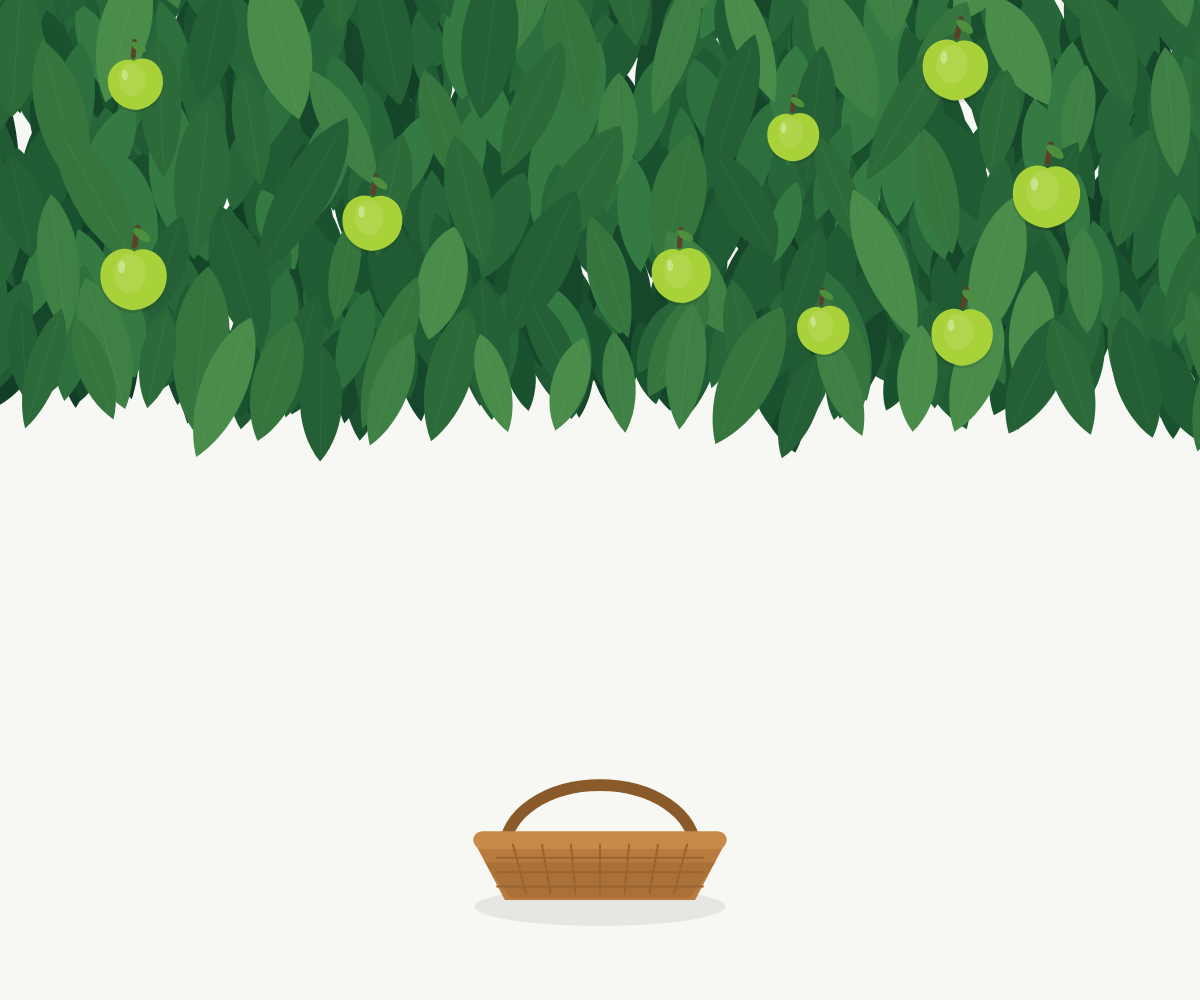
Frame 1 (no input)
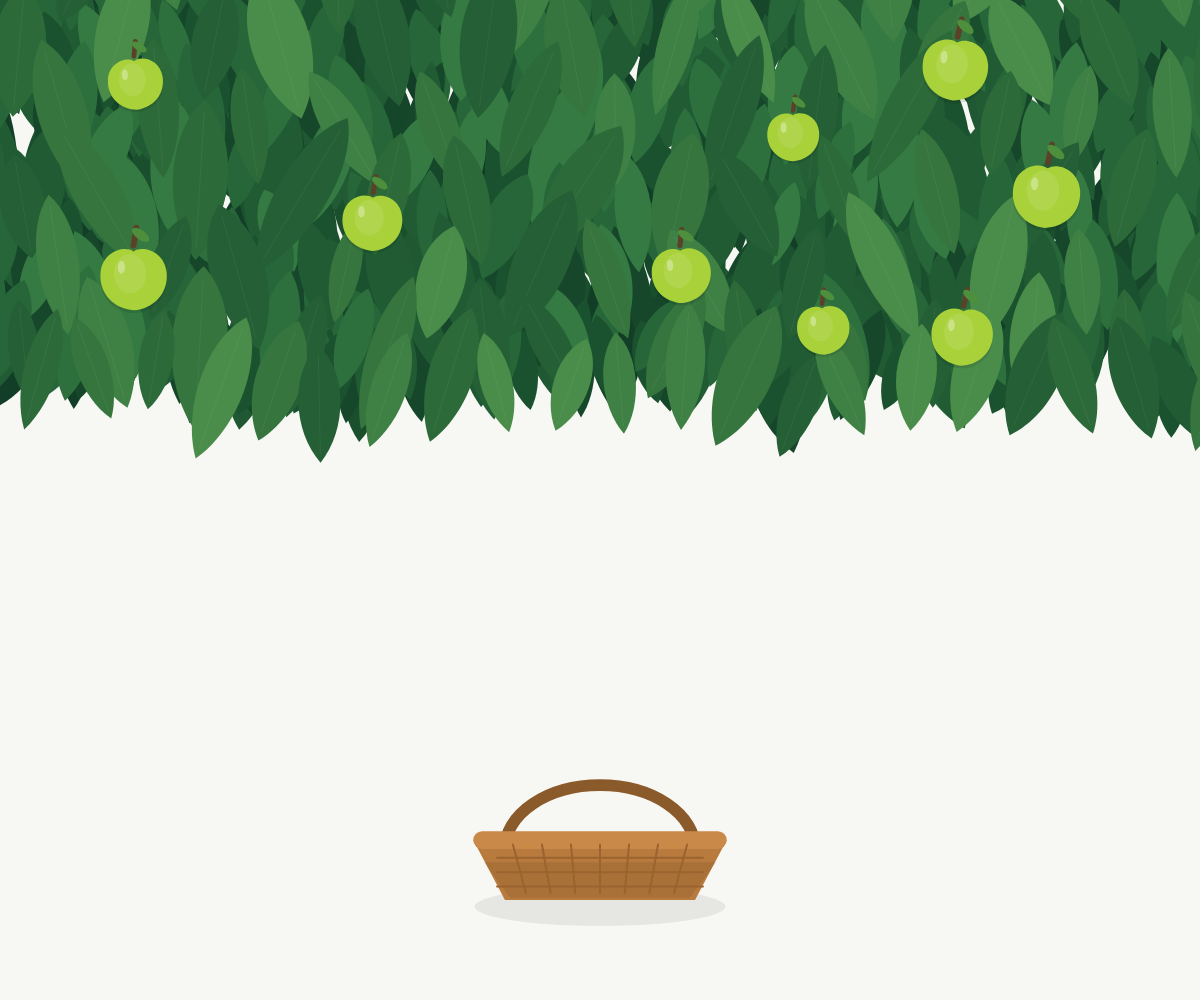
Frame 60 (no input)
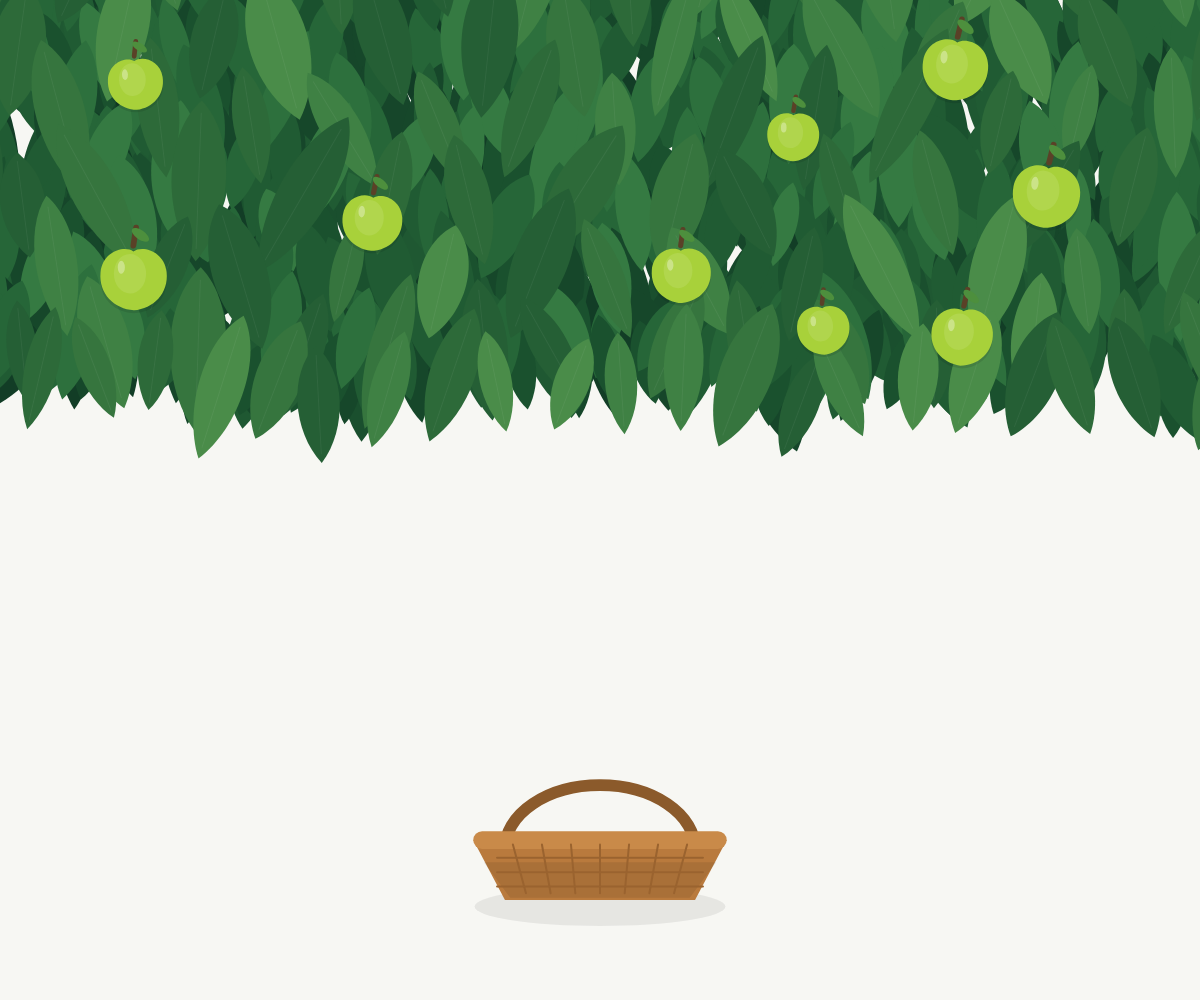
Frame 120 (the mouse pressed at the canvas centre since frame 60)

The p5.js sketch that drew these frames (run headless with seeded random() and noise() and a simulated clock; from frame 60 on, the mouse is pressed at the canvas centre):

// p5.js sketch
// ── sketch.js
let baseLeaves = [];
let fillLeaves = [];
let midLeaves = [];
let frontLeaves = [];
let edgePoints = [];

let apples = [];
let worms = [];
let messages = [];
let sparkleParticles = [];

const bgColor = "#F7F7F3";

// -------------------------------------------------
// 시간
// -------------------------------------------------

const GREEN_TIME = 3000; // 풋사과 → 빨간사과
const RED_SAFE_TIME = 7000; // 빨간사과가 된 뒤 벌레 나오기 전 시간

const TARGET_APPLE_COUNT = 9;

// -------------------------------------------------
// 잎 색
// -------------------------------------------------

const basePalette = ["#123D26", "#16462A", "#1A4F2E", "#1F5832"];

const fillPalette = ["#16472A", "#1A512E", "#205B33", "#266638"];

const midPalette = ["#205B33", "#266638", "#2D703D", "#357A42"];

const frontPalette = ["#255F35", "#2D6A39", "#36753E", "#3F8144", "#4A8C49"];

// =================================================
// SETUP
// =================================================

function setup() {
  createCanvas(windowWidth, windowHeight);

  noStroke();

  generateScene();
}

// =================================================
// DRAW
// =================================================

function draw() {
  background(bgColor);

  // --------------------------------
  // 나무
  // --------------------------------

  drawLeaves(baseLeaves, false);

  drawLeaves(fillLeaves, false);

  drawLeaves(midLeaves, false);

  drawLeaves(frontLeaves, true);

  // --------------------------------
  // 인터랙션
  // --------------------------------

  updateApples();

  updateWorms();

  // --------------------------------
  // 벌레
  // --------------------------------

  drawWorms();

  // --------------------------------
  // 사과
  // --------------------------------

  updateParticles();

  drawParticles();

  drawApples();

  // --------------------------------
  // 바구니
  // --------------------------------

  drawBasket();

  // --------------------------------
  // 메시지
  // --------------------------------

  drawMessages();
}

// =================================================
// RESIZE
// =================================================

function windowResized() {
  resizeCanvas(windowWidth, windowHeight);

  generateScene();
}

// =================================================
// 전체 생성
// =================================================

function generateScene() {
  baseLeaves = [];
  fillLeaves = [];
  midLeaves = [];
  frontLeaves = [];
  edgePoints = [];

  apples = [];
  worms = [];
  messages = [];
  sparkleParticles = [];

  generateEdge();

  createBaseLeaves();
  createFillLeaves();
  createMidLeaves();
  createFrontLeaves();

  createApples();
}

// =================================================
// 나무 아래 경계
// =================================================

function generateEdge() {
  let step = 64;

  let currentY = height * 0.4;

  for (let x = -100; x <= width + 100; x += step) {
    currentY += random(-8, 8);

    currentY = constrain(currentY, height * 0.34, height * 0.46);

    let extraDrop = 0;

    if (random() < 0.22) {
      extraDrop = random(16, 42);
    }

    edgePoints.push({
      x: x,

      y: currentY + extraDrop,
    });
  }
}

function getEdgeY(x) {
  if (edgePoints.length === 0) {
    return height * 0.4;
  }

  for (let i = 0; i < edgePoints.length - 1; i++) {
    let a = edgePoints[i];

    let b = edgePoints[i + 1];

    if (x >= a.x && x <= b.x) {
      let t = (x - a.x) / (b.x - a.x);

      return lerp(a.y, b.y, t);
    }
  }

  return edgePoints[edgePoints.length - 1].y;
}

// =================================================
// 뒤쪽 큰 잎
// =================================================

function createBaseLeaves() {
  let rowGap = 66;

  let colGap = 78;

  for (let y = -120; y < height * 0.55; y += rowGap) {
    let rowIndex = floor((y + 120) / rowGap);

    let offset = rowIndex % 2 === 0 ? 0 : colGap * 0.5;

    for (let x = -80 + offset; x < width + 80; x += colGap) {
      let edgeY = getEdgeY(x);

      if (y < edgeY - 28) {
        baseLeaves.push(
          createLeafData(
            x + random(-10, 10),

            y + random(-8, 8),

            random(145, 210),

            random(-24, 24),

            random(basePalette),

            random(TWO_PI),

            random(0.006, 0.011),

            random(0.4, 0.9),
          ),
        );
      }
    }
  }

  for (let x = -50; x < width + 50; x += 60) {
    let edgeY = getEdgeY(x);

    baseLeaves.push(
      createLeafData(
        x + random(-8, 8),

        edgeY - random(28, 62),

        random(135, 190),

        random(-22, 22),

        random(basePalette),

        random(TWO_PI),

        random(0.006, 0.011),

        random(0.4, 0.9),
      ),
    );
  }
}

// =================================================
// 여백 메우는 잎
// =================================================

function createFillLeaves() {
  let rowGap = 44;

  let colGap = 54;

  for (let y = -95; y < height * 0.58; y += rowGap) {
    let rowIndex = floor((y + 95) / rowGap);

    let offset = rowIndex % 2 === 0 ? colGap * 0.25 : colGap * 0.75;

    for (let x = -60 + offset; x < width + 60; x += colGap) {
      let edgeY = getEdgeY(x);

      if (y < edgeY - 18) {
        fillLeaves.push(
          createLeafData(
            x + random(-10, 10),

            y + random(-8, 8),

            random(88, 128),

            random(-26, 26),

            random(fillPalette),

            random(TWO_PI),

            random(0.007, 0.013),

            random(0.5, 1.2),
          ),
        );

        if (random() < 0.26) {
          fillLeaves.push(
            createLeafData(
              x + random(-12, 12),

              y + random(-10, 10),

              random(82, 120),

              random(-28, 28),

              random(fillPalette),

              random(TWO_PI),

              random(0.007, 0.013),

              random(0.5, 1.2),
            ),
          );
        }
      }
    }
  }

  for (let x = -30; x < width + 30; x += 40) {
    let edgeY = getEdgeY(x);

    fillLeaves.push(
      createLeafData(
        x + random(-7, 7),

        edgeY - random(18, 42),

        random(84, 124),

        random(-22, 22),

        random(fillPalette),

        random(TWO_PI),

        random(0.007, 0.013),

        random(0.5, 1.2),
      ),
    );
  }
}

// =================================================
// 중간 잎
// =================================================

function createMidLeaves() {
  let rowGap = 58;

  let colGap = 72;

  for (let y = -50; y < height * 0.52; y += rowGap) {
    let rowIndex = floor((y + 50) / rowGap);

    let offset = rowIndex % 2 === 0 ? colGap * 0.15 : colGap * 0.6;

    for (let x = -50 + offset; x < width + 50; x += colGap) {
      let edgeY = getEdgeY(x);

      if (y < edgeY - 12) {
        midLeaves.push(
          createLeafData(
            x + random(-10, 10),

            y + random(-8, 8),

            random(92, 138),

            random(-28, 28),

            random(midPalette),

            random(TWO_PI),

            random(0.008, 0.014),

            random(0.6, 1.4),
          ),
        );
      }
    }
  }
}

// =================================================
// 앞쪽 잎
// =================================================

function createFrontLeaves() {
  let rowGap = 76;

  let colGap = 92;

  for (let y = -10; y < height * 0.48; y += rowGap) {
    let rowIndex = floor((y + 10) / rowGap);

    let offset = rowIndex % 2 === 0 ? colGap * 0.2 : colGap * 0.65;

    for (let x = -40 + offset; x < width + 40; x += colGap) {
      let edgeY = getEdgeY(x);

      if (y < edgeY - 10) {
        frontLeaves.push(
          createLeafData(
            x + random(-10, 10),

            y + random(-10, 10),

            random(108, 170),

            random(-30, 30),

            pickFrontColor(),

            random(TWO_PI),

            random(0.009, 0.017),

            random(0.8, 1.8),
          ),
        );
      }
    }
  }

  for (let x = -20; x < width + 20; x += 58) {
    let edgeY = getEdgeY(x);

    frontLeaves.push(
      createLeafData(
        x + random(-8, 8),

        edgeY - random(4, 16),

        random(92, 148),

        random(-24, 24),

        pickFrontColor(),

        random(TWO_PI),

        random(0.009, 0.017),

        random(0.8, 1.8),
      ),
    );
  }
}

// =================================================
// 사과 처음 생성
// =================================================

function createApples() {
  apples = [];

  for (let i = 0; i < TARGET_APPLE_COUNT; i++) {
    addNewApple();
  }
}

// =================================================
// 새 사과
// =================================================

function addNewApple() {
  let attempts = 0;

  while (attempts < 200) {
    attempts++;

    let x = random(width * 0.07, width * 0.93);

    let edgeY = getEdgeY(x);

    let y = random(height * 0.06, edgeY - 75);

    let size = random(56, 74);

    let valid = true;

    for (let apple of apples) {
      if (apple.removed) {
        continue;
      }

      let d = dist(x, y, apple.x, apple.y);

      if (d < 125) {
        valid = false;

        break;
      }
    }

    if (!valid) {
      continue;
    }

    apples.push({
      // --------------------------------
      // 기존 그래픽
      // --------------------------------

      x: x,

      y: y,

      homeX: x,

      homeY: y,

      size: size,

      phase: random(TWO_PI),

      swaySpeed: random(0.012, 0.02),

      swayAmount: random(1.2, 2.4),

      rotation: random(-5, 5),

      // --------------------------------
      // 상태
      // --------------------------------

      state: "green",

      bornTime: millis(),

      redTime: null,

      wormCreated: false,

      // --------------------------------
      // 드래그
      // --------------------------------

      dragging: false,

      dragOffsetX: 0,

      dragOffsetY: 0,

      dragStartX: 0,

      dragStartY: 0,

      wasDragged: false,

      // --------------------------------
      // 제거
      // --------------------------------

      removed: false,

      // --------------------------------
      // 잘못 놓았을 때
      // --------------------------------

      falling: false,

      fallVelocity: 0,

      alpha: 255,

      scale: 1,

      // --------------------------------
      // 바구니 이동
      // --------------------------------

      basketMoving: false,

      basketMoveStart: 0,

      basketStartX: 0,

      basketStartY: 0,

      // --------------------------------
      // 썩음
      // --------------------------------

      rottenAt: null,
    });

    return;
  }
}

// =================================================
// 사과 상태 업데이트
// =================================================

function updateApples() {
  let now = millis();

  for (let apple of apples) {
    if (apple.removed) {
      continue;
    }

    if (apple.vanishing) {
      let t = constrain((now - apple.vanishStart) / apple.vanishDuration, 0, 1);

      apple.alpha = lerp(255, 0, t);

      apple.scale = lerp(1, 0.72, t);

      if (t >= 1) {
        apple.removed = true;
      }

      continue;
    }

    // --------------------------------
    // 초록 → 빨강
    // --------------------------------

    if (apple.state === "green" && now - apple.bornTime >= GREEN_TIME) {
      apple.state = "red";

      apple.redTime = now;
    }

    // --------------------------------
    // 빨간 사과
    // 3초 뒤 애벌레 생성
    // --------------------------------

    if (
      apple.state === "red" &&
      !apple.dragging &&
      !apple.falling &&
      !apple.basketMoving
    ) {
      if (!apple.wormCreated && now - apple.redTime >= RED_SAFE_TIME) {
        createWorm(apple);

        apple.wormCreated = true;
      }
    }

    // --------------------------------
    // 잘못 놓은 사과
    // 아래로 떨어짐
    // --------------------------------

    if (apple.falling) {
      apple.fallVelocity += 0.45;

      apple.y += apple.fallVelocity;

      if (apple.y >= height - apple.size * 0.45) {
        apple.y = height - apple.size * 0.45;

        apple.alpha -= 12;

        apple.scale *= 0.965;

        if (apple.alpha <= 0 || apple.scale < 0.15) {
          removeApple(apple);
        }
      }
    }

    // --------------------------------
    // 바구니로 이동
    // --------------------------------

    if (apple.basketMoving) {
      updateBasketMovement(apple);
    }

    // --------------------------------
    // 썩은 사과
    // --------------------------------

    if (apple.state === "rotten") {
      let elapsed = now - apple.rottenAt;

      let t = constrain(elapsed / 1200, 0, 1);

      apple.scale = lerp(1, 0.15, t);

      apple.alpha = lerp(255, 0, t);

      if (t >= 1) {
        removeApple(apple);
      }
    }
  }
}

// =================================================
// 애벌레 생성
// =================================================

function createWorm(apple) {
  let angle = random(TWO_PI);

  let distance = random(apple.size * 1.2, apple.size * 1.65);

  worms.push({
    x: apple.x + cos(angle) * distance,

    y: apple.y + sin(angle) * distance,

    target: apple,

    speed: random(0.45, 0.7),

    // 너무 작지 않게
    size: random(12, 16),

    phase: random(TWO_PI),

    angle: angle,
  });
}

// =================================================
// 애벌레 업데이트
// =================================================

function updateWorms() {
  for (let i = worms.length - 1; i >= 0; i--) {
    let worm = worms[i];

    let apple = worm.target;

    // --------------------------------
    // 사과를 따면 벌레 제거
    // --------------------------------

    if (
      !apple ||
      apple.removed ||
      apple.vanishing ||
      apple.dragging ||
      apple.falling ||
      apple.basketMoving ||
      apple.state !== "red"
    ) {
      worms.splice(i, 1);

      continue;
    }

    // --------------------------------
    // 목표 방향
    // --------------------------------

    let dx = apple.x - worm.x;

    let dy = apple.y - worm.y;

    let len = sqrt(dx * dx + dy * dy);

    if (len > 0) {
      worm.angle = atan2(dy, dx);

      worm.x += (dx / len) * worm.speed;

      worm.y += (dy / len) * worm.speed;

      // 아주 살짝 꿈틀
      worm.y += sin(frameCount * 0.12 + worm.phase) * 0.25;
    }

    // --------------------------------
    // 닿으면 썩음
    // --------------------------------

    if (len < apple.size * 0.48) {
      makeAppleRotten(apple);

      worms.splice(i, 1);
    }
  }
}

// =================================================
// 애벌레 그리기
// =================================================

function drawWorms() {
  for (let worm of worms) {
    push();

    translate(worm.x, worm.y);

    rotate(worm.angle);

    noStroke();

    // --------------------------------
    // 몸통
    // --------------------------------

    fill("#D8C75C");

    for (let i = 0; i < 4; i++) {
      let yy = sin(frameCount * 0.14 + i * 0.8 + worm.phase) * 1.8;

      ellipse(
        i * worm.size * 0.45 - worm.size * 0.7,

        yy,

        worm.size * 0.65,

        worm.size * 0.57,
      );
    }

    // --------------------------------
    // 머리
    // --------------------------------

    fill("#8B6A2F");

    ellipse(
      worm.size * 1.05,

      0,

      worm.size * 0.7,

      worm.size * 0.67,
    );

    // --------------------------------
    // 눈
    // --------------------------------

    fill("#241B10");

    ellipse(
      worm.size * 1.17,

      -worm.size * 0.1,

      worm.size * 0.09,

      worm.size * 0.09,
    );

    // --------------------------------
    // 더듬이
    // --------------------------------

    stroke("#5C4723");

    strokeWeight(1.1);

    line(
      worm.size * 1.12,

      -worm.size * 0.22,

      worm.size * 1.38,

      -worm.size * 0.5,
    );

    pop();
  }
}

// =================================================
// 사과 전체
// =================================================

function drawApples() {
  for (let apple of apples) {
    if (apple.removed) {
      continue;
    }

    drawApple(apple);
  }
}

function updateParticles() {
  for (let i = sparkleParticles.length - 1; i >= 0; i--) {
    let p = sparkleParticles[i];

    p.life -= 1;

    p.x += p.vx;

    p.y += p.vy;

    p.vy += 0.03;

    if (p.life <= 0) {
      sparkleParticles.splice(i, 1);
    }
  }
}

function drawParticles() {
  for (let p of sparkleParticles) {
    let alpha = (p.life / p.maxLife) * 180;

    fill(p.color[0], p.color[1], p.color[2], alpha);

    ellipse(p.x, p.y, p.size, p.size);
  }
}

function spawnAppleBurst(apple) {
  let color =
    apple.state === "rotten"
      ? [110, 74, 44]
      : apple.state === "red"
        ? [217, 74, 58]
        : [168, 209, 58];

  for (let i = 0; i < 10; i++) {
    let angle = random(TWO_PI);

    let speed = random(0.7, 2.4);

    sparkleParticles.push({
      x: apple.x + random(-apple.size * 0.2, apple.size * 0.2),

      y: apple.y + random(-apple.size * 0.2, apple.size * 0.2),

      vx: cos(angle) * speed,

      vy: sin(angle) * speed - 0.4,

      size: random(2.2, 5.4),

      life: random(18, 34),

      maxLife: 34,

      color: color,
    });
  }
}

// =================================================
// 사과 하나
// 그래픽은 기존 그대로
// =================================================

function drawApple(apple) {
  push();

  let swing = 0;

  if (!apple.dragging && !apple.falling && !apple.basketMoving) {
    swing = sin(frameCount * apple.swaySpeed + apple.phase) * apple.swayAmount;
  }

  let alphaValue = apple.alpha ?? 255;

  if (apple.vanishing) {
    let t = constrain(
      (millis() - apple.vanishStart) / apple.vanishDuration,
      0,
      1,
    );

    alphaValue = lerp(255, 0, t);

    apple.scale = lerp(1, 0.72, t);
  }

  translate(apple.x, apple.y);

  rotate(radians(apple.rotation + swing));

  scale(apple.scale);

  let s = apple.size;

  // 그림자

  fill(0, 0, 0, 25 * (alphaValue / 255));

  ellipse(0, s * 0.08, s * 0.92, s * 0.88);

  // 꼭지

  stroke(90, 65, 39, alphaValue);

  strokeWeight(s * 0.08);

  line(
    0,
    -s * 0.42,

    s * 0.04,
    -s * 0.67,
  );

  noStroke();

  // 잎

  push();

  translate(s * 0.1, -s * 0.57);

  rotate(radians(35));

  fill(77, 143, 61, alphaValue);

  ellipse(0, 0, s * 0.28, s * 0.13);

  pop();

  // --------------------------------
  // 사과 색
  // --------------------------------

  if (apple.state === "green") {
    fill(168, 209, 58, alphaValue);
  }

  if (apple.state === "red") {
    fill(217, 74, 58, alphaValue);
  }

  if (apple.state === "rotten") {
    fill(110, 74, 44, alphaValue);
  }

  // --------------------------------
  // 본체
  // --------------------------------

  beginShape();

  vertex(0, -s * 0.34);

  bezierVertex(
    s * 0.13,
    -s * 0.43,

    s * 0.43,
    -s * 0.34,

    s * 0.46,
    -s * 0.05,
  );

  bezierVertex(
    s * 0.49,
    s * 0.25,

    s * 0.27,
    s * 0.46,

    0,
    s * 0.48,
  );

  bezierVertex(
    -s * 0.27,
    s * 0.46,

    -s * 0.49,
    s * 0.25,

    -s * 0.46,
    -s * 0.05,
  );

  bezierVertex(
    -s * 0.43,
    -s * 0.34,

    -s * 0.13,
    -s * 0.43,

    0,
    -s * 0.34,
  );

  endShape(CLOSE);

  // --------------------------------
  // 썩은 반점
  // --------------------------------

  if (apple.state === "rotten") {
    fill(54, 34, 20, alphaValue * 0.75);

    ellipse(
      -s * 0.17,
      s * 0.04,

      s * 0.18,
      s * 0.13,
    );

    ellipse(
      s * 0.18,
      s * 0.15,

      s * 0.22,
      s * 0.17,
    );

    ellipse(
      s * 0.05,
      -s * 0.16,

      s * 0.12,
      s * 0.09,
    );
  }

  // --------------------------------
  // 하이라이트
  // --------------------------------

  if (apple.state !== "rotten") {
    fill(255, 255, 255, 85 * (alphaValue / 255));

    ellipse(
      -s * 0.17,
      -s * 0.12,

      s * 0.1,
      s * 0.18,
    );

    fill(255, 255, 255, 25 * (alphaValue / 255));

    ellipse(
      -s * 0.05,
      -s * 0.03,

      s * 0.45,
      s * 0.55,
    );
  }

  pop();
}

// =================================================
// 썩은 사과
// =================================================

function makeAppleRotten(apple) {
  if (apple.state !== "red") {
    return;
  }

  apple.state = "rotten";

  apple.rottenAt = millis();

  removeWormForApple(apple);

  showMessage(
    apple.x,

    apple.y + apple.size * 0.9,

    "TOO LATE!",

    1200,
  );
}

// =================================================
// 마우스 시작
// =================================================

function mousePressed() {
  startAppleInteraction(mouseX, mouseY);
}

// =================================================
// 마우스 드래그
// =================================================

function mouseDragged() {
  moveAppleInteraction(mouseX, mouseY);
}

// =================================================
// 마우스 끝
// =================================================

function mouseReleased() {
  endAppleInteraction();
}

// =================================================
// 클릭 / 터치 시작
// =================================================

function startAppleInteraction(px, py) {
  for (let i = apples.length - 1; i >= 0; i--) {
    let apple = apples[i];

    if (
      apple.removed ||
      apple.vanishing ||
      apple.falling ||
      apple.basketMoving ||
      apple.state === "rotten"
    ) {
      continue;
    }

    let d = dist(
      px,
      py,

      apple.x,
      apple.y,
    );

    if (d > apple.size * 0.6) {
      continue;
    }

    // --------------------------------
    // 풋사과
    // --------------------------------

    if (apple.state === "green") {
      showMessage(
        apple.x,

        apple.y + apple.size * 0.9,

        "NOT YET!",

        900,
      );

      removeApple(apple);

      return;
    }

    // --------------------------------
    // 빨간사과
    // --------------------------------

    if (apple.state === "red") {
      apple.dragging = true;

      apple.dragStartX = apple.x;

      apple.dragStartY = apple.y;

      apple.wasDragged = false;

      apple.dragOffsetX = apple.x - px;

      apple.dragOffsetY = apple.y - py;

      // 잡는 순간 벌레 삭제

      removeWormForApple(apple);

      return;
    }
  }
}

// =================================================
// 드래그
// =================================================

function moveAppleInteraction(px, py) {
  for (let apple of apples) {
    if (!apple.dragging) {
      continue;
    }

    if (
      dist(
        apple.dragStartX,
        apple.dragStartY,

        px,
        py,
      ) > 8
    ) {
      apple.wasDragged = true;
    }

    apple.x = px + apple.dragOffsetX;

    apple.y = py + apple.dragOffsetY;
  }
}

// =================================================
// 드래그 종료
// =================================================

function endAppleInteraction() {
  for (let apple of apples) {
    if (!apple.dragging) {
      continue;
    }

    apple.dragging = false;

    // --------------------------------
    // 드래그하지 않고 그냥 클릭
    // 원래 위치로
    // --------------------------------

    if (!apple.wasDragged) {
      apple.x = apple.dragStartX;

      apple.y = apple.dragStartY;

      return;
    }

    // --------------------------------
    // 바구니 근처
    // --------------------------------

    if (isNearBasket(apple)) {
      apple.basketMoving = true;

      apple.basketMoveStart = millis();

      apple.basketStartX = apple.x;

      apple.basketStartY = apple.y;

      return;
    }

    // --------------------------------
    // 잘못 놓음
    // --------------------------------

    showMessage(
      apple.x,

      apple.y + apple.size * 0.9,

      "NOT THERE!",

      1100,
    );

    apple.falling = true;

    apple.fallVelocity = 1.4;

    return;
  }
}

// =================================================
// 바구니 이동
// =================================================

function updateBasketMovement(apple) {
  let basket = getBasketInfo();

  let elapsed = millis() - apple.basketMoveStart;

  let duration = 650;

  let t = constrain(elapsed / duration, 0, 1);

  let eased = 1 - pow(1 - t, 3);

  let targetY = basket.y - basket.h * 0.12;

  apple.x = lerp(apple.basketStartX, basket.x, eased);

  apple.y = lerp(apple.basketStartY, targetY, eased);

  if (t >= 1) {
    showMessage(
      basket.x,

      basket.y - basket.h * 1.15,

      "PERFECT!",

      1000,
    );

    removeApple(apple);
  }
}

// =================================================
// 벌레 삭제
// =================================================

function removeWormForApple(apple) {
  for (let i = worms.length - 1; i >= 0; i--) {
    if (worms[i].target === apple) {
      worms.splice(i, 1);
    }
  }

  apple.wormCreated = false;
}

// =================================================
// 바구니 정보
// =================================================

function getBasketInfo() {
  let bx = width / 2;

  let by = height * 0.86;

  let bw = min(width * 0.22, 280);

  let bh = bw * 0.42;

  return {
    x: bx,

    y: by,

    w: bw,

    h: bh,
  };
}

// =================================================
// 바구니 근처 판정
// =================================================

function isNearBasket(apple) {
  let basket = getBasketInfo();

  let d = dist(
    apple.x,
    apple.y,

    basket.x,
    basket.y,
  );

  return d < basket.w * 1.45;
}

// =================================================
// 사과 제거
// =================================================

function removeApple(apple) {
  if (!apple || apple.removed || apple.vanishing) {
    return;
  }

  removeWormForApple(apple);

  apple.vanishing = true;

  apple.vanishStart = millis();

  apple.vanishDuration = 420;

  apple.alpha = 255;

  apple.scale = 1;

  spawnAppleBurst(apple);

  // 잠시 후 새 풋사과 생성

  setTimeout(
    () => {
      addNewApple();
    },

    900,
  );
}

// =================================================
// 메시지 생성
// =================================================

function showMessage(x, y, textValue, duration) {
  messages.push({
    x: x,

    y: y,

    text: textValue,

    start: millis(),

    duration: duration,
  });
}

// =================================================
// 메시지 그리기
// =================================================

function drawMessages() {
  for (let i = messages.length - 1; i >= 0; i--) {
    let m = messages[i];

    let elapsed = millis() - m.start;

    if (elapsed > m.duration) {
      messages.splice(i, 1);

      continue;
    }

    let alpha = map(elapsed, 0, m.duration, 255, 0);

    let yOffset = map(elapsed, 0, m.duration, 0, -14);

    push();

    textAlign(CENTER, CENTER);

    textStyle(BOLD);

    // 이전보다 작게

    let fontSize = constrain(width * 0.011, 14, 18);

    textSize(fontSize);

    let yy = m.y + yOffset;

    let tw = textWidth(m.text);

    // --------------------------------
    // 배경 박스
    // --------------------------------

    noStroke();

    fill(255, 247, 218, alpha);

    rectMode(CENTER);

    rect(
      m.x,
      yy,

      tw + 16,
      fontSize + 10,

      7,
    );

    // --------------------------------
    // 글씨
    // --------------------------------

    fill(45, 32, 22, alpha);

    text(
      m.text,

      m.x,

      yy,
    );

    pop();
  }
}

// =================================================
// 바구니
// 그래픽 기존 그대로
// =================================================

function drawBasket() {
  let basket = getBasketInfo();

  let bx = basket.x;

  let by = basket.y;

  let bw = basket.w;

  let bh = basket.h;

  // 그림자

  noStroke();

  fill(0, 0, 0, 18);

  ellipse(
    bx,

    by + bh * 0.42,

    bw * 0.95,

    bh * 0.35,
  );

  // 손잡이

  stroke("#8B5A2B");

  strokeWeight(bw * 0.045);

  noFill();

  arc(
    bx,

    by - bh * 0.1,

    bw * 0.72,

    bh * 1.15,

    PI,

    TWO_PI,
  );

  // 몸통

  noStroke();

  fill("#B97A3D");

  beginShape();

  vertex(
    bx - bw * 0.48,

    by - bh * 0.18,
  );

  vertex(
    bx + bw * 0.48,

    by - bh * 0.18,
  );

  vertex(
    bx + bw * 0.36,

    by + bh * 0.36,
  );

  vertex(
    bx - bw * 0.36,

    by + bh * 0.36,
  );

  endShape(CLOSE);

  // 윗 테두리

  fill("#C98A49");

  rectMode(CENTER);

  rect(
    bx,

    by - bh * 0.18,

    bw * 0.96,

    bh * 0.16,

    bh * 0.08,
  );

  // 아래 음영

  fill(0, 0, 0, 22);

  beginShape();

  vertex(
    bx - bw * 0.44,

    by + bh * 0.02,
  );

  vertex(
    bx + bw * 0.44,

    by + bh * 0.02,
  );

  vertex(
    bx + bw * 0.34,

    by + bh * 0.34,
  );

  vertex(
    bx - bw * 0.34,

    by + bh * 0.34,
  );

  endShape(CLOSE);

  // 세로 엮임

  stroke("#9A632F");

  strokeWeight(2);

  for (let i = -3; i <= 3; i++) {
    let x = bx + i * (bw * 0.11);

    line(
      x,

      by - bh * 0.14,

      x * 0.85 + bx * 0.15,

      by + bh * 0.3,
    );
  }

  // 가로 엮임

  for (let j = 0; j < 3; j++) {
    let y = by - bh * 0.02 + j * (bh * 0.13);

    line(
      bx - bw * 0.39,

      y,

      bx + bw * 0.39,

      y,
    );
  }

  noStroke();
}

// =================================================
// 잎 색
// =================================================

function pickFrontColor() {
  return random(frontPalette);
}

// =================================================
// 잎 데이터
// =================================================

function createLeafData(
  x,
  y,
  size,
  rotation,
  colorValue,
  phase,
  swaySpeed,
  swayAmount,
) {
  return {
    x: x,

    y: y,

    w: size * random(0.3, 0.44),

    h: size * random(0.84, 1.1),

    rotation: rotation,

    color: colorValue,

    phase: phase,

    swaySpeed: swaySpeed,

    swayAmount: swayAmount,
  };
}

// =================================================
// 잎 전체
// =================================================

function drawLeaves(arr, drawVein) {
  for (let leaf of arr) {
    drawLeaf(leaf, drawVein);
  }
}

// =================================================
// 잎 하나
// =================================================

function drawLeaf(leaf, drawVein) {
  push();

  let floatX = sin(frameCount * 0.06 + leaf.phase) * 1.1;

  let floatY = sin(frameCount * 0.08 + leaf.phase * 1.7) * 0.8;

  translate(leaf.x + floatX, leaf.y + floatY);

  let swing =
    sin(frameCount * leaf.swaySpeed + leaf.phase) * leaf.swayAmount * 0.7 +
    sin(frameCount * 0.12 + leaf.phase) * 2.0;

  rotate(radians(leaf.rotation + swing));

  translate(0, -leaf.h * 0.18);

  fill(leaf.color);

  beginShape();

  vertex(0, -leaf.h / 2);

  bezierVertex(
    leaf.w * 0.58,

    -leaf.h * 0.28,

    leaf.w * 0.56,

    leaf.h * 0.22,

    0,

    leaf.h / 2,
  );

  bezierVertex(
    -leaf.w * 0.56,

    leaf.h * 0.22,

    -leaf.w * 0.58,

    -leaf.h * 0.28,

    0,

    -leaf.h / 2,
  );

  endShape(CLOSE);

  if (drawVein) {
    stroke(255, 255, 255, 14);

    strokeWeight(1);

    line(
      0,

      -leaf.h * 0.42,

      0,

      leaf.h * 0.42,
    );

    noStroke();
  }

  pop();
}

// =================================================
// 터치
// =================================================

function touchStarted() {
  if (touches.length > 0) {
    startAppleInteraction(
      touches[0].x,

      touches[0].y,
    );
  }

  return false;
}

function touchMoved() {
  if (touches.length > 0) {
    moveAppleInteraction(
      touches[0].x,

      touches[0].y,
    );
  }

  return false;
}

function touchEnded() {
  endAppleInteraction();

  return false;
}
